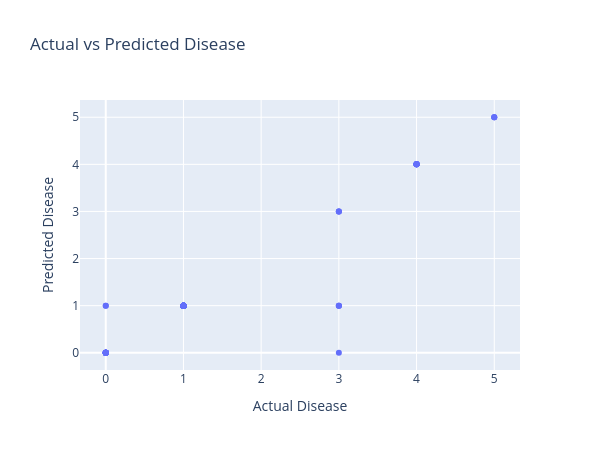

Notebook code for this chart:
### Code cell
fig = px.scatter(compare_df, x='Actual Disease', y='Predicted Disease',
                 title="Actual vs Predicted Disease",
                 width=600, height=450)
fig.show()

### Figure 1 — Plotly figure (JSON) as saved in the notebook; plotly's stock layout.template omitted (floating-point values rounded to 4 significant figures)
{"data": [{"hovertemplate": "Actual Disease=%{x}<br>Predicted Disease=%{y}<extra></extra>", "legendgroup": "", "marker": {"color": "#636efa", "symbol": "circle"}, "mode": "markers", "name": "", "orientation": "v", "showlegend": false, "type": "scatter", "x": [0, 0, 3, 1, 1, 1, 1, 1, 5, 1, 1, 0, 1, 1, 0, 0, 3, 4, 1, 0, 1, 4, 1, 1, 1, 1, 4, 1, 1, 1, 1, 3, 1, 1, 4, 4, 1, 1, 1, 1, 1, 1, 1, 1, 1, 5, 0, 0, 1, 4, 4, 3, 1, 1, 1, 1, 0, 1, 4, 0, 0, 0, 1, 5, 3, 1, 1, 0, 1, 1, 1, 1, 1, 1, 1, 0, 1, 1, 1, 0, 1, 0, 1, 1, 1, 4, 1, 1, 0, 0, 1, 1, 0, 1, 1, 3, 0, 3], "xaxis": "x", "y": [0, 1, 1, 1, 1, 1, 1, 1, 5, 1, 1, 0, 1, 1, 0, 0, 3, 4, 1, 1, 1, 4, 1, 1, 1, 1, 4, 1, 1, 1, 1, 0, 1, 1, 4, 4, 1, 1, 1, 1, 1, 1, 1, 1, 1, 5, 0, 0, 1, 4, 4, 1, 1, 1, 1, 1, 0, 1, 4, 0, 0, 0, 1, 5, 3, 1, 1, 0, 1, 1, 1, 1, 1, 1, 1, 0, 1, 1, 1, 0, 1, 0, 1, 1, 1, 4, 1, 1, 0, 0, 1, 1, 0, 1, 1, 1, 0, 3], "yaxis": "y"}], "layout": {"height": 450, "legend": {"tracegroupgap": 0}, "title": {"text": "Actual vs Predicted Disease"}, "width": 600, "xaxis": {"anchor": "y", "domain": [0, 1], "title": {"text": "Actual Disease"}}, "yaxis": {"anchor": "x", "domain": [0, 1], "title": {"text": "Predicted Disease"}}}}
